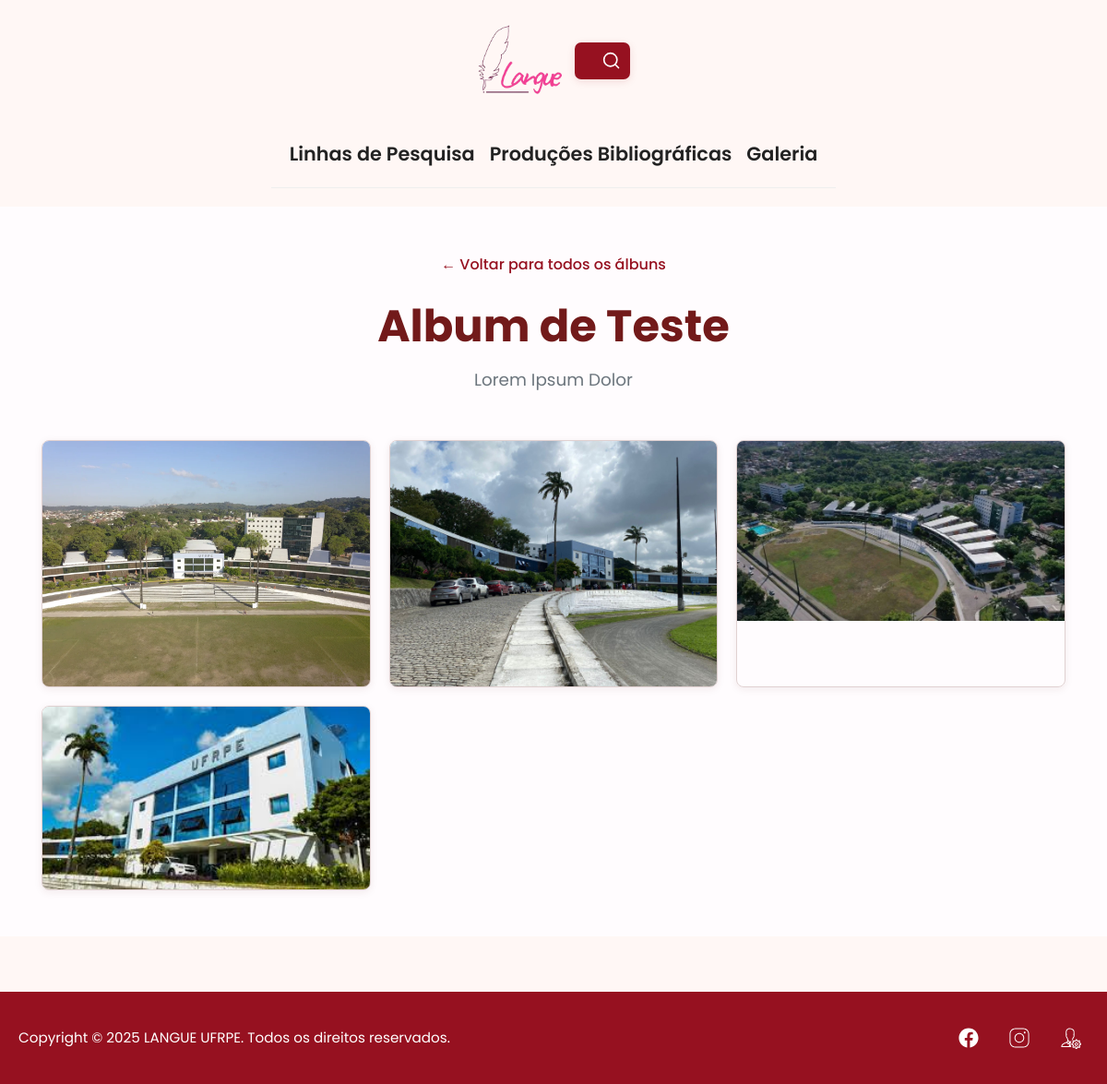
The page /galeria/1/ on the database its author committed.
### galeria/models.py (models this page shows, shortened)
class Album(models.Model):
    title = models.CharField(max_length=200, verbose_name="Título do Álbum")
    description = models.TextField(blank=True, null=True, verbose_name="Descrição")
    cover_image = models.ImageField(upload_to='galeria/covers/', verbose_name="Imagem de Capa")
    event_date = models.DateField(default=timezone.now, verbose_name="Data do Evento")
    created_at = models.DateTimeField(auto_now_add=True, verbose_name="Criado em")
    class Meta:
        verbose_name = "Álbum"
        verbose_name_plural = "Álbuns"
        ordering = ['-event_date']

class Foto(models.Model):
    album = models.ForeignKey(Album, related_name='photos', on_delete=models.CASCADE, verbose_name="Álbum")
    image = models.ImageField(upload_to='galeria/photos/', verbose_name="Imagem")
    caption = models.CharField(max_length=255, blank=True, null=True, verbose_name="Legenda")
    uploaded_at = models.DateTimeField(auto_now_add=True, verbose_name="Enviado em")
    class Meta:
        verbose_name = "Foto"
        verbose_name_plural = "Fotos"
        ordering = ['uploaded_at']

### galeria/views.py (the view)
# urls.py: path('<int:pk>/', album_detail_view, name='album_detail'),
def album_detail_view(request, pk):
    album = get_object_or_404(Album, pk=pk)
    photos = album.photos.all()
    context = {
        'album': album,
        'photos': photos
    }
    return render(request, 'galeria/album_detail.html', context)

### galeria/templates/galeria/album_detail.html (shortened to what this page needs)
{% extends "base.html" %}
{% load static %}
{% block page_styles %}
    <link rel="stylesheet" href="{% static 'styles/modular/galeria.css' %}">
    <link rel="stylesheet" href="https://cdnjs.cloudflare.com/ajax/libs/lightbox2/2.11.3/css/lightbox.min.css">
{% endblock %}
{% block content %}
<div class="gallery-container">
    <header class="album-detail-header animate-fade-in">
        <a href="{% url 'galeria:album_list' %}" class="back-to-gallery-link">&larr; Voltar para todos os álbuns</a>
        <h1>{{ album.title }}</h1>
        {% if album.description %}
            <p class="album-description">{{ album.description }}</p>
        {% endif %}
    </header>
    <section class="photo-grid">
        {% for photo in photos %}
        <div class="photo-item animate-fade-in" style="animation-delay: {% widthratio forloop.counter0 1 50 %}ms;">
            <a href="{{ photo.image.url }}" data-lightbox="album-{{ album.pk }}" data-title="{{ photo.caption|default:'' }}">
                <img src="{{ photo.image.url }}" alt="{{ photo.caption|default:'Foto do álbum '|add:album.title }}">
            </a>
        </div>
        {% empty %}
        <p class="no-photos-message">Este álbum ainda não possui fotos.</p>
        {% endfor %}
    </section>
</div>
{% endblock %}

### static/styles/modular/base.css (style rules this page uses)
body { font-family: 'Poppins', Arial, sans-serif; margin: 0; padding: 0; background-color: #fff7f5; color: #333333; line-height: 1.6; }

### static/styles/modular/animations.css (style rules this page uses)
.animate-fade-in { animation: fadeInUp 0.7s ease-out forwards; opacity: 0; }

### static/styles/modular/home.css (style rules this page uses)
* { box-sizing: border-box; }
body { font-family: 'Poppins', Arial, sans-serif; margin: 0; padding: 0; background-color: #fff7f5; color: #333333; line-height: 1.6; -webkit-font-smoothing: antialiased; -moz-osx-font-smoothing: grayscale; display: flex; flex-direction: column; min-height: 100vh; }

### static/styles/modular/galeria.css (style rules this page uses)
:root { --primary-color: #721a1a; --secondary-color: #961120; --site-background: #fff7f5; --card-background: #ffffff; --text-dark: #343a40; --text-muted: #6c757d; --border-color: #e0d1d1; --shadow-light: rgba(90, 20, 20, 0.08); --shadow-hover: rgba(150, 17, 32, 0.15); }
.gallery-container { max-width: 1300px; margin: 50px auto; padding: 0 25px; flex-grow: 1; }
.gallery-header, .album-detail-header { text-align: center; margin-bottom: 60px; }
.gallery-header h1, .album-detail-header h1 { font-size: clamp(2.2rem, 5vw, 3rem); color: var(--primary-color); font-weight: 700; margin-bottom: 15px; }
.gallery-header p, .album-detail-header .album-description { font-size: 1.15rem; color: var(--text-muted); max-width: 650px; margin: 0 auto; line-height: 1.6; }
.album-detail-header { margin-bottom: 50px; }
.back-to-gallery-link { display: inline-block; margin-bottom: 25px; font-size: 1rem; color: var(--secondary-color); text-decoration: none; transition: all 0.2s ease; font-weight: 500; }
.photo-grid { display: grid; grid-template-columns: repeat(auto-fill, minmax(280px, 1fr)); gap: 20px; }
.photo-item { border-radius: 8px; overflow: hidden; box-shadow: 0 2px 8px var(--shadow-light); transition: box-shadow 0.3s ease; border: 1px solid var(--border-color); }
.photo-item a { display: block; position: relative; overflow: hidden; }
.photo-item img { width: 100%; height: 100%; object-fit: cover; display: block; transition: transform 0.3s ease; }
.photo-item a::after { content: ""; position: absolute; inset: 0; background: linear-gradient(to top, rgba(80, 10, 10, 0.6), transparent); opacity: 0; transition: opacity 0.3s ease; }
.animate-fade-in { animation: fadeInUp 0.7s ease-out forwards; opacity: 0; }

### rows shown on the page
Album: title "Album de Teste", description "Lorem Ipsum Dolor"
Foto: image (picture)
Foto: image (picture)
Foto: image (picture)
Foto: image (picture)
